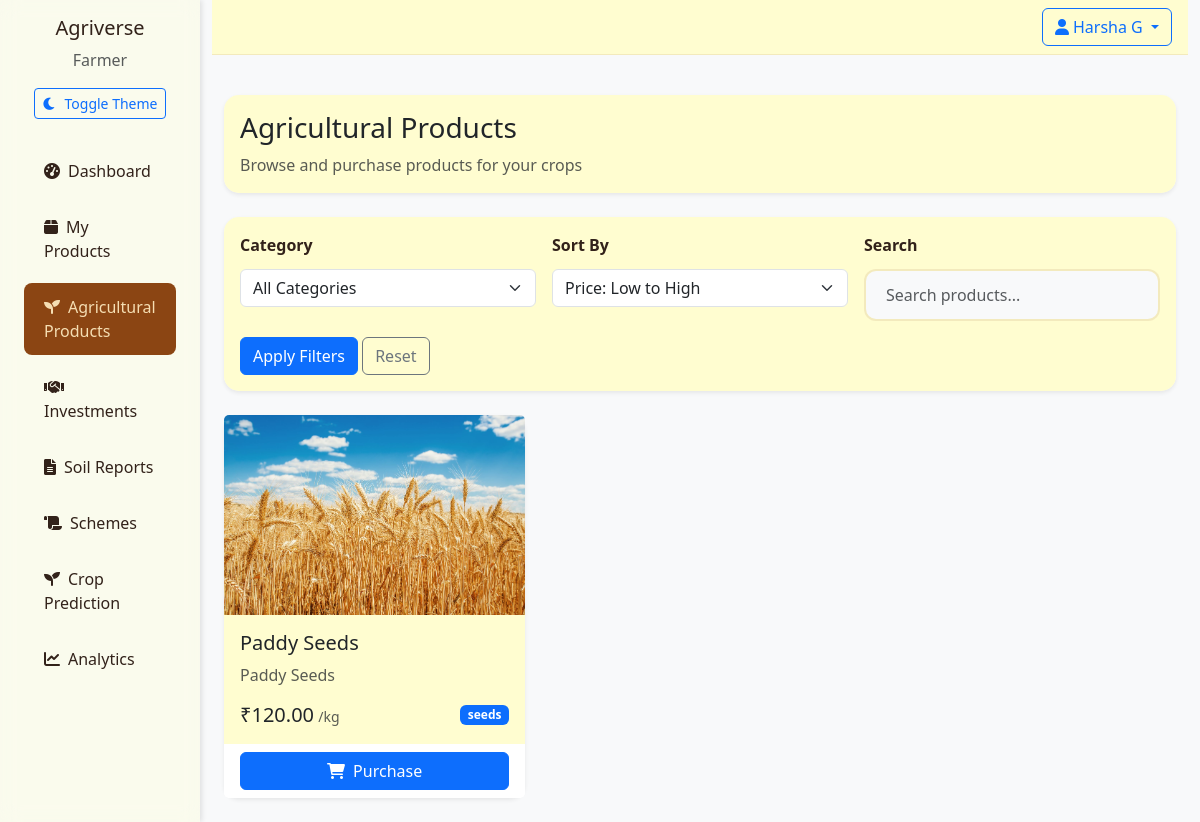
Screenshot of /farmer/agri-products (signed in) with the database file from the repository.
### app/models/__init__.py (models this page shows)
class User(UserMixin, db.Model):
    id = db.Column(db.Integer, primary_key=True)
    email = db.Column(db.String(120), unique=True, nullable=False)
    password_hash = db.Column(db.String(128), nullable=False)
    name = db.Column(db.String(100), nullable=False)
    role = db.Column(db.String(20), nullable=False)  # 'farmer', 'investor', 'admin'
    created_at = db.Column(db.DateTime, default=datetime.utcnow)
    is_active = db.Column(db.Boolean, default=True)
    is_verified = db.Column(db.Boolean, default=False)
    wallet_balance = db.Column(db.Float, default=0.0)  # User's wallet balance
    farm_name = db.Column(db.String(100))
    farm_location = db.Column(db.String(200))
    farm_size = db.Column(db.Float)  # in acres
    company_name = db.Column(db.String(100))
    investment_capacity = db.Column(db.Float)
    products = db.relationship('Product', backref='seller', lazy=True)
    investments_made = db.relationship('Investment',
                                     backref='investor',
                                     lazy=True,
                                     foreign_keys='Investment.investor_id')
    investments_received = db.relationship('Investment',
                                         backref='farmer',
                                         lazy=True,
                                         foreign_keys='Investment.farmer_id')
    soil_reports = db.relationship('SoilReport', backref='farmer', lazy=True)

class Product(db.Model):
    id = db.Column(db.Integer, primary_key=True)
    name = db.Column(db.String(100), nullable=False)
    description = db.Column(db.Text)
    price = db.Column(db.Float, nullable=False)
    quantity = db.Column(db.Float, nullable=False)
    unit = db.Column(db.String(20), nullable=False)  # kg, tons, etc.
    category = db.Column(db.String(50), nullable=False)
    image_url = db.Column(db.String(200))
    created_at = db.Column(db.DateTime, default=datetime.utcnow)
    seller_id = db.Column(db.Integer, db.ForeignKey('user.id'), nullable=False)
    status = db.Column(db.String(20), default='available')  # available, sold, reserved

### app/routes/farmer.py (the view)
@farmer_bp.route('/farmer/agri-products')
@login_required
@farmer_required
def agri_products():
    category = request.args.get('category')
    sort = request.args.get('sort', 'price_low')
    search = request.args.get('search', '')
    query = Product.query.filter(
        Product.category.in_(['seeds', 'fertilizers', 'pesticides', 'equipment']),
        Product.status == 'available'
    )
    if category:
        query = query.filter(Product.category == category)
    if search:
        query = query.filter(
            (Product.name.ilike(f'%{search}%')) |
            (Product.description.ilike(f'%{search}%'))
        )
    if sort == 'price_low':
        query = query.order_by(Product.price.asc())
    elif sort == 'price_high':
        query = query.order_by(Product.price.desc())
    elif sort == 'name':
        query = query.order_by(Product.name.asc())
    products = query.all()
    return render_template('farmer/agri_products.html', products=products)

### app/__init__.py (called while the page is built)
@login_manager.user_loader
def load_user(user_id):
    return User.query.get(int(user_id))

### app/routes/farmer.py (called while the page is built)
def farmer_required(f):
    @wraps(f)
    def decorated_function(*args, **kwargs):
        if not current_user.is_authenticated:
            flash('Please log in to access this page.', 'error')
            return redirect(url_for('auth.login', role='farmer'))
        if current_user.role != 'farmer':
            flash('Access denied. Farmer privileges required.', 'error')
            return redirect(url_for('main.index'))
        return f(*args, **kwargs)
    return decorated_function

### app/templates/farmer/agri_products.html (shortened to what this page needs)
{% extends "base.html" %}
{% block content %}
<div class="container-fluid py-4">
    <div class="row mb-4">
        <div class="col-12">
            <div class="card border-0 shadow-sm">
                <div class="card-body">
                    <div class="d-flex align-items-center">
                        <div>
                            <h1 class="h3 mb-2">Agricultural Products</h1>
                            <p class="text-muted mb-0">Browse and purchase products for your crops</p>
                        </div>
                    </div>
                </div>
            </div>
        </div>
    </div>
    <div class="card border-0 shadow-sm mb-4">
        <div class="card-body">
            <form method="GET" class="row g-3">
                <div class="col-md-4">
                    <label class="form-label">Category</label>
                    <select name="category" class="form-select">
                        <option value="">All Categories</option>
                    </select>
                </div>
                <div class="col-md-4">
                    <label class="form-label">Sort By</label>
                    <select name="sort" class="form-select">
                        <option value="price_low" {% if request.args.get('sort') == 'price_low' %}selected{% endif %}>Price: Low to High</option>
                    </select>
                </div>
                <div class="col-md-4">
                    <label class="form-label">Search</label>
                    <input type="text" name="search" class="form-control" placeholder="Search products..." value="{{ request.args.get('search', '') }}">
                </div>
                <div class="col-12">
                    <button type="submit" class="btn btn-primary">Apply Filters</button>
                    <a href="{{ url_for('farmer.agri_products') }}" class="btn btn-outline-secondary">Reset</a>
                </div>
            </form>
        </div>
    </div>
    <div class="row row-cols-1 row-cols-md-2 row-cols-lg-3 g-4">
        {% for product in products %}
        <div class="col">
            <div class="card h-100 border-0 shadow-sm">
                {% if product.image_url %}
                <img src="{{ product.image_url }}" class="card-img-top" alt="{{ product.name }}" style="height: 200px; object-fit: cover;">
                {% else %}
                <div class="card-img-top bg-light d-flex align-items-center justify-content-center" style="height: 200px;">
                    <i class="fas fa-seedling fa-3x text-muted"></i>
                </div>
                {% endif %}
                <div class="card-body">
                    <h5 class="card-title">{{ product.name }}</h5>
                    <p class="card-text text-muted">{{ product.description }}</p>
                    <div class="d-flex justify-content-between align-items-center">
                        <div>
                            <span class="h5 mb-0">₹{{ "%.2f"|format(product.price) }}</span>
                            <small class="text-muted">/{{ product.unit }}</small>
                        </div>
                        <span class="badge bg-primary">{{ product.category }}</span>
                    </div>
                </div>
                <div class="card-footer bg-white border-0">
                    <div class="d-grid">
                        <button type="button" class="btn btn-primary" data-bs-toggle="modal" data-bs-target="#purchaseModal{{ product.id }}">
                            <i class="fas fa-shopping-cart me-2"></i>Purchase
                        </button>
                    </div>
                </div>
            </div>
        </div>
        {% else %}
        <div class="col-12">
            <div class="alert alert-info">
                No products found matching your criteria.
            </div>
        </div>
        {% endfor %}
    </div>
</div>
{% endblock %}

### app/templates/base.html (shortened to what this page needs)
<!DOCTYPE html>
<html lang="en" data-bs-theme="light">
<head>
    <link href="https://cdn.jsdelivr.net/npm/bootstrap@5.3.0/dist/css/bootstrap.min.css" rel="stylesheet">
    <link href="https://cdnjs.cloudflare.com/ajax/libs/font-awesome/6.0.0/css/all.min.css" rel="stylesheet">
    <link href="{{ url_for('static', filename='css/style.css') }}" rel="stylesheet">
</head>
<body>
    <div class="container-fluid">
        <div class="row">
            {% if current_user.is_authenticated %}
            <div class="col-md-2 sidebar">
                <div class="d-flex flex-column">
                    <div class="text-center mb-4">
                        <h5 class="mb-2">Agriverse</h5>
                        <p class="text-muted mb-3">{{ current_user.role|title }}</p>
                        <button id="theme-toggle" class="btn btn-sm btn-outline-primary">
                            <i class="fas fa-moon me-2"></i>Toggle Theme
                        </button>
                    </div>
                    {% if current_user.role == 'farmer' %}
                    <div class="nav flex-column">
                    <a href="{{ url_for('farmer.dashboard') }}" class="nav-link {% if request.endpoint == 'farmer.dashboard' %}active{% endif %}">
                            <i class="fas fa-tachometer-alt me-2"></i>Dashboard
                    </a>
                    <a href="{{ url_for('farmer.products') }}" class="nav-link {% if request.endpoint == 'farmer.products' %}active{% endif %}">
                            <i class="fas fa-box me-2"></i>My Products
                        </a>
                        <a href="{{ url_for('farmer.agri_products') }}" class="nav-link {% if request.endpoint == 'farmer.agri_products' %}active{% endif %}">
                            <i class="fas fa-seedling me-2"></i>Agricultural Products
                    </a>
                    <a href="{{ url_for('farmer.investments') }}" class="nav-link {% if request.endpoint == 'farmer.investments' %}active{% endif %}">
                            <i class="fas fa-handshake me-2"></i>Investments
                    </a>
                    <a href="{{ url_for('farmer.soil_reports') }}" class="nav-link {% if request.endpoint == 'farmer.soil_reports' %}active{% endif %}">
                            <i class="fas fa-file-alt me-2"></i>Soil Reports
                    </a>
                    <a href="{{ url_for('farmer.schemes') }}" class="nav-link {% if request.endpoint == 'farmer.schemes' %}active{% endif %}">
                            <i class="fas fa-scroll me-2"></i>Schemes
                        </a>
                        <a href="{{ url_for('farmer.crop_prediction') }}" class="nav-link {% if request.endpoint == 'farmer.crop_prediction' %}active{% endif %}">
                            <i class="fas fa-seedling me-2"></i>Crop Prediction
                    </a>
                    <a href="{{ url_for('farmer.analytics') }}" class="nav-link {% if request.endpoint == 'farmer.analytics' %}active{% endif %}">
                        <i class="fas fa-chart-line me-2"></i>Analytics
                    </a>
                    </div>
                    {% endif %}
                </div>
            </div>
            {% endif %}
            <div class="col-md-{% if current_user.is_authenticated %}10{% else %}12{% endif %}">
                <nav class="navbar navbar-expand-lg mb-3">
                    <div class="container-fluid px-3">
                        <div class="ms-auto d-flex align-items-center gap-2">
                            {% if current_user.is_authenticated %}
                            <div class="dropdown">
                                <button class="btn btn-outline-primary dropdown-toggle" type="button" id="userDropdown" data-bs-toggle="dropdown">
                                    <i class="fas fa-user me-1"></i>{{ current_user.name }}
                                </button>
                            </div>
                            {% endif %}
                        </div>
                    </div>
                </nav>
                {% block content %}{% endblock %}
            </div>
        </div>
    </div>
</body>
</html>

### app/static/css/style.css (style rules this page uses)
:root { --earth-brown: #8B4513; --soil-dark: #32221A; --wheat-gold: #F5DEB3; --leaf-green: #556B2F; --cream: #FFFDD0; --sky-blue: #87CEEB; --transition-speed: 0.3s; --bg-light: #f8f9fa; --bg-dark: #1a1a1a; --text-light: #32221A; --text-dark: #F5DEB3; --sidebar-light: rgba(255, 253, 208, 0.3); --sidebar-dark: rgba(50, 34, 26, 0.95); }
[data-bs-theme="light"] { --bg-color: var(--bg-light); --text-color: var(--text-light); --sidebar-bg: var(--sidebar-light); --card-bg: rgba(255, 253, 208, 0.98); --border-color: rgba(139, 69, 19, 0.1); }
body { min-height: 100vh; display: flex; flex-direction: column; font-family: 'Segoe UI', Tahoma, Geneva, Verdana, sans-serif; background-color: var(--bg-color); color: var(--text-color); transition: background-color var(--transition-speed), color var(--transition-speed); }
.navbar { backdrop-filter: blur(10px); -webkit-backdrop-filter: blur(10px); border-bottom: 1px solid var(--border-color); padding: 0.5rem 0; background-color: var(--card-bg); }
.nav-link { color: var(--text-color); padding: 0.75rem 1.25rem; border-radius: 0.5rem; margin: 0.25rem 0.75rem; transition: all var(--transition-speed); }
.nav-link.active { background-color: var(--earth-brown); color: var(--wheat-gold); }
.sidebar { min-height: 100vh; background-color: var(--sidebar-bg); padding-top: 1rem; transition: background-color var(--transition-speed); box-shadow: 2px 0 5px rgba(0, 0, 0, 0.1); backdrop-filter: blur(10px); -webkit-backdrop-filter: blur(10px); }
.card { border: none; border-radius: 15px; background: var(--card-bg); backdrop-filter: blur(10px); box-shadow: 0 4px 15px rgba(0, 0, 0, 0.1); transition: all 0.3s ease; }
.form-control { border: 2px solid var(--border-color); border-radius: 12px; padding: 0.75rem 1.25rem; transition: all 0.3s ease; background-color: var(--bg-color); color: var(--text-color); height: 3.25rem; }
.form-label { color: var(--soil-dark); font-weight: 600; margin-bottom: 0.75rem; }

### rows the page displays
User: role "Farmer", name "Harsha G"
Product: image_url (picture), name "Paddy Seeds", description "Paddy Seeds", price "120.00", unit "kg", category "seeds"
